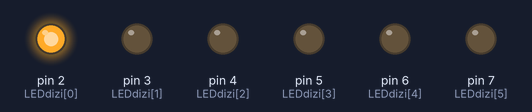
The sketch below on a simulated Arduino Uno, built with avr-gcc and run on an emulated ATmega328P. On the bench: output pins drawn as LEDs (lit = HIGH).

Above: at 0.07 s.
At 0.52 s:
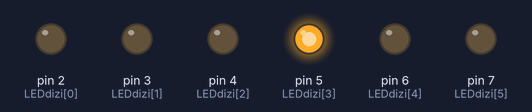
At 0.97 s:
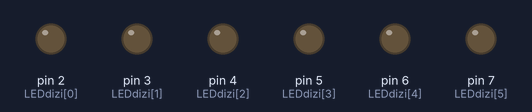
At 2.02 s:
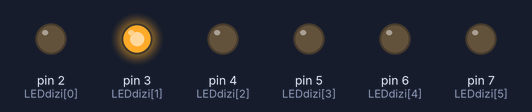
At 2.92 s:
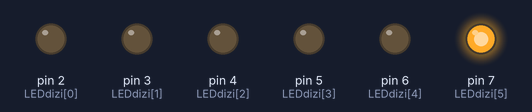
At 3.97 s:
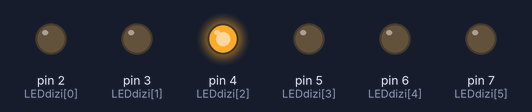
Timing chart, 0 to 4.3 s (numbered marks = the images above):
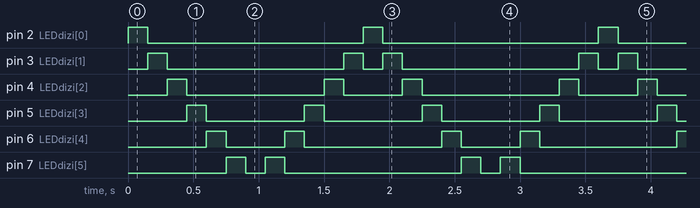

The sketch:

yuruyen_isik.ino
```cpp
int LEDdizi[]={2,3,4,5,6,7};
void setup() {
  for (int i=0; i<6; i++)
  {
    pinMode(LEDdizi[i], OUTPUT);
  }
}

void loop() {
  for (int i =0; i<6; i++)
  {
    digitalWrite(LEDdizi[i], HIGH);
    delay(150);
    digitalWrite(LEDdizi[i], LOW);
  }

 for (int j =6; j>0; j--)
  {
    digitalWrite(LEDdizi[j], HIGH);
    delay(150);
    digitalWrite(LEDdizi[j], LOW);
  }

}
```

Measured:
- by itself, pin 2 (LEDdizi[0]): alternates HIGH for 0.15 s and LOW for 1.7 s
- by itself, pin 3 (LEDdizi[1]): repeats every 1.8 s: LOW 1.4 s, HIGH 0.15 s, LOW 0.15 s, HIGH 0.15 s
- by itself, pin 4 (LEDdizi[2]): repeats every 1.8 s: LOW 1.1 s, HIGH 0.15 s, LOW 0.45 s, HIGH 0.15 s
- by itself, pin 5 (LEDdizi[3]): alternates HIGH for 0.15 s and LOW for 0.75 s
- by itself, pin 6 (LEDdizi[4]): repeats every 1.8 s: LOW 0.45 s, HIGH 0.15 s, LOW 1.1 s, HIGH 0.15 s
- by itself, pin 7 (LEDdizi[5]): repeats every 1.8 s: LOW 0.15 s, HIGH 0.15 s, LOW 1.4 s, HIGH 0.15 s
